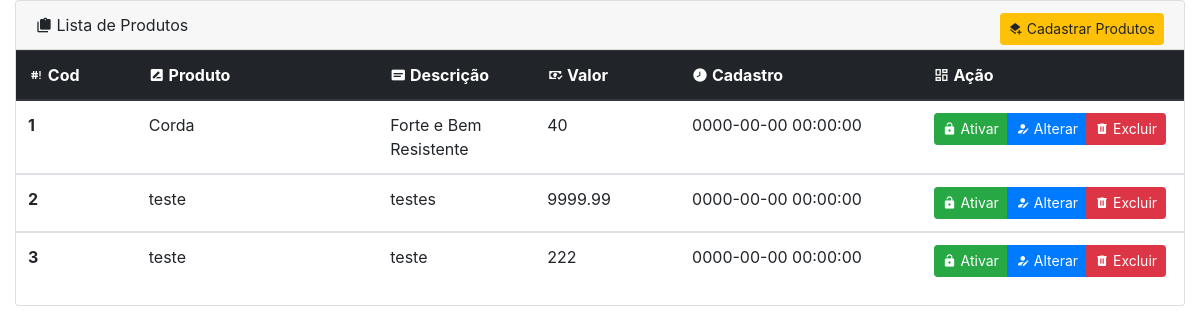
The page / on the database its author committed.
### tables this page shows
CREATE TABLE `produto` (
  `idproduto` int(10) UNSIGNED NOT NULL,
  `produto` varchar(45) NOT NULL DEFAULT '',
  `descricao` text NOT NULL DEFAULT '',
  `valor` float(6,2) NOT NULL DEFAULT 0.00,
  `cadastro` datetime NOT NULL,
  `alteracao` timestamp NOT NULL DEFAULT current_timestamp(),
  `ativo` char(1) NOT NULL DEFAULT 'A'
);

### func/dashboard.php (called while the page is built, shortened)
<?php
function listarGeral($campos, $tabela)
{
    $conn = conectar();
    try {
        $conn->beginTransaction();
        $sqlLista = $conn->query("SELECT $campos "
            . "FROM $tabela ");
        $sqlLista->execute();
        if ($sqlLista->rowCount() > 0) {
            return $sqlLista->fetchAll(PDO::FETCH_OBJ);
        } else {
            return 'Vazio';
        };
    } catch
    (PDOExecption $e) {
        echo 'Exception -> ';
        return ($e->getMessage());
        $conn->rollback();
    };
}

### produto/listarProduto.php (the view, shortened to what this page needs)
<?php
include_once "./func/dashboard.php";
$retornoListarProduto = listarGeral('idproduto, produto, descricao, valor, cadastro, ativo', 'produto');
if ($retornoListarProduto != 'Vazio') {
?>
    <div class="card-header">
        <i class="mdi mdi-clipboard-multiple"></i> Lista de Produtos
        <button type="button" class="btn btn-warning btn-sm float-right" data-toggle="modal" data-target="#modalAddProduto"><i class="mdi mdi-layers-plus"></i> Cadastrar Produtos</button>
    </div>
    <table class="table">
        <thead class="thead-dark">
            <tr>
                <th scope="col" width="10%"><i class="mdi mdi-bash"></i> Cod</th>
                <th scope="col" width="20%"><i class="mdi mdi-rename-box"></i> Produto</th>
                <th scope="col" width="13%"><i class="mdi mdi-card-text"></i> Descrição</th>
                <th scope="col" width="12%"><i class="mdi mdi-cash-check"></i> Valor</th>
                <th scope="col" width="20%"><i class="mdi mdi-clock-time-eight"></i> Cadastro</th>
                <th scope='col' width="15%"><i class="mdi mdi-view-dashboard-outline"></i> Ação</th>
            </tr>
        </thead>
        <?php
        foreach ($retornoListarProduto as $itemListarProduto) {
            $idProduto = $itemListarProduto->idproduto;
            $nomeProduto = $itemListarProduto->produto;
            $descricaoProduto = $itemListarProduto->descricao;
            $valorProduto = $itemListarProduto->valor;
            $cadastroProduto = $itemListarProduto->cadastro;
        ?>
            <tbody>
                <tr>
                    <th scope="row"><?php echo $idProduto; ?></th>
                    <td><?php echo $nomeProduto; ?></td>
                    <td><?php echo $descricaoProduto; ?></td>
                    <td><?php echo $valorProduto; ?></td>
                    <td><?php echo $cadastroProduto; ?></td>
                    <td>
                        <div class="btn-group btn-group-sm" role="group" aria-label="Basic example">
                            <button type="button" class="btn btn-success"><i class='mdi mdi-lock-open'></i> Ativar</button>
                            <button type="button" class="btn btn-primary"><i class="mdi mdi-account-edit"></i> Alterar</button>
                            <button type="button" class="btn btn-danger"><i class="mdi mdi-trash-can"></i> Excluir</button>
                        </div>
                    </td>
                </tr>
            <?php
        }
            ?>
            </tbody>
    </table>
<?php } ?>

### index.php (shortened to what this page needs)
<!doctype html>
<html lang="pt-br">
<head>
    <?php
    include_once "./func/dashboard.php";
    ?>
    <link rel="stylesheet" href="https://cdn.jsdelivr.net/npm/bootstrap@4.0.0/dist/css/bootstrap.min.css">
    <link rel="stylesheet" type="text/css" href="//cdn.jsdelivr.net/npm/@mdi/font@6.5.95/css/materialdesignicons.min.css">
    <link rel="stylesheet" href="https://cdn.jsdelivr.net/npm/sweetalert2@11.7.23/dist/sweetalert2.min.css">
</head>
<body>
    <div class="container-fluid">
        <div class="card">
           <div id="showpage">
                <?php
                include_once './produto/listarProduto.php';
                ?>
            </div>
        </div>
    </div>
</body>
</html>

### rows shown on the page
produto: idproduto "1", produto "Corda", descricao "Forte e Bem Resistente", valor "40", cadastro "0000-00-00 00:00:00"
produto: idproduto "2", produto "teste", descricao "testes", valor "9999.99", cadastro "0000-00-00 00:00:00"
produto: idproduto "3", produto "teste", descricao "teste", valor "222", cadastro "0000-00-00 00:00:00"
